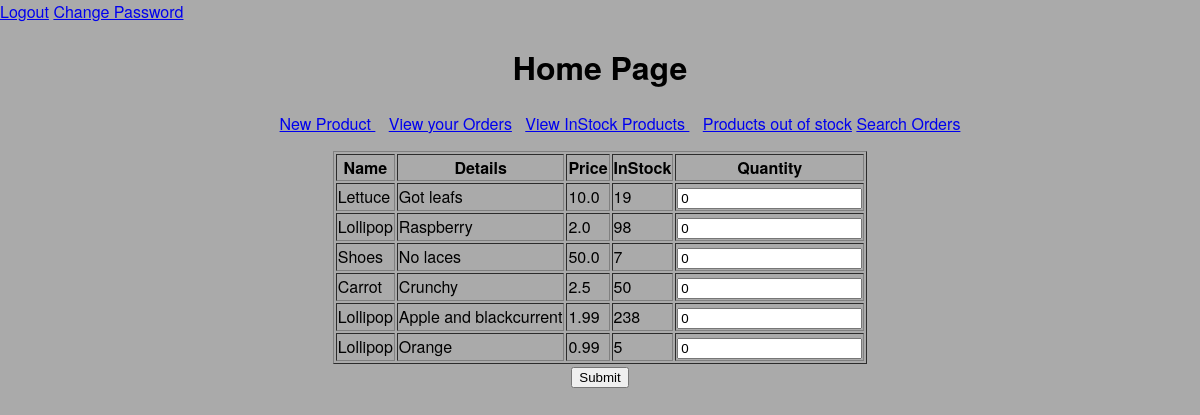
The app's page / (signed in) with its own data.
### app/models.py (models this page shows)
class items(db.Model):
    Id = db.Column(db.Integer, primary_key=True)
    Name = db.Column(db.String(50), index=True, unique=False, nullable=False)
    Details = db.Column(db.String(500), index=True, unique=False, nullable=False)
    Price = db.Column(db.Float, default=False, nullable=False)
    InStock = db.Column(db.Integer, default=False, nullable=False)
    orderItems = db.relationship('orders', backref='orders', lazy=True)

### app/views.py (the view, shortened to what this page needs)
@app.route('/', methods=['GET', 'POST'])
def homePage():
    if logged_in():
        results = models.items.query.all() #Get all items in database
        rows = models.orders.query.count() #Count number of orders
        p = models.items.query.all()
        columnNames = ["Name", "Details", "Price", "InStock"]
        return render_template('results_wC.html', columns =columnNames, items = results, title = "Home Page", header1 = "Home Page" )
    else:
        return redirect('/login')

### app/views.py (called while the page is built)
def logged_in():
    if not session.get('logged_in') or session.get('session_ID')==0 or session.get('session_ID') == None:
        with open("info.log","a") as fo:
            fo.write("Attempt to view page not logged in.  [{}] \n".format(datetime.datetime.now()) )
        return False
    else:
        return True

### app/templates/results_wC.html (shortened to what this page needs)
{% extends "base.html" %}
 {% block content %}
<form action = "/" method="POST">
 <table id="table" border="1">
  <thead>
     {%- for column in columns %}
     <th>
       {{ column }}
     </th>
     {%- endfor %}
   <th>
     Quantity
   </th>
  </thead>
  <tbody>
  {%- for row in items %}
     <tr>
       {%- for column in columns %}
          <td>
            {{ row|attr(column) }}
          </td>
       {%- endfor %}
       <td>
         <input type="integer" name = "{{row.Id}}" value=0>
       </td>
     </tr>
  {%- endfor %}
  </tbody>
  </table>
  <input type="submit" value="Submit">
  </form>
{% endblock %}

### app/templates/base.html (shortened to what this page needs)
<!DOCTYPE html>
<html>
<link rel="stylesheet" href="{{ url_for('static', filename='CSS/main.css') }}">
    <a href="{{ url_for('.logout') }}" style="align-text:left">Logout</a>
    <a href="{{ url_for('.edit_account') }}" style="align-text:left">Change Password</a>
  <center><head>
  {% if header1 %}
    <h1>{{ header1 }}</h1>
  {% endif %}
  </head>
  <body>
    <ul id="menu">
      <li><a href="{{ url_for('.new_product') }}"> New Product </a>&nbsp&nbsp</li>
      <li><a href="{{ url_for('.view_orders') }}"> View your Orders</a>&nbsp&nbsp</li>
      <li><a href="{{ url_for('.products_inStock') }}"> View InStock Products </a>&nbsp&nbsp</li>
      <li><a href="{{ url_for('.products_outOfStock') }}">Products out of stock</a></li>
      <li><a href="{{ url_for('.products_OrderSearch') }}">Search Orders</a></li>
    </ul>
    <div>
      {% block content %}{% endblock %}
    </div>
  </body>
</center>
</html>

### app/static/CSS/main.css (style rules this page uses)
body { background-color: #AAA; margin: 0; padding: 0; font-family: "Helvetica Neue", Helvetica, Arial, sans-serif; }

### app/templates/base.html (style rules this page uses)
ul#menu li { display:inline; }

### records on screen
items: columns "Lettuce" "Got leafs" "10.0" "19"
items: columns "Lollipop" "Raspberry" "2.0" "98"
items: columns "Shoes" "No laces" "50.0" "7"
items: columns "Carrot" "Crunchy" "2.5" "50"
items: columns "Lollipop" "Apple and blackcurrent" "1.99" "238"
items: columns "Lollipop" "Orange" "0.99" "5"

### other values on screen
{{ header1 }} "Home Page"
{{ column }} "Name" "Details" "Price" "InStock"
